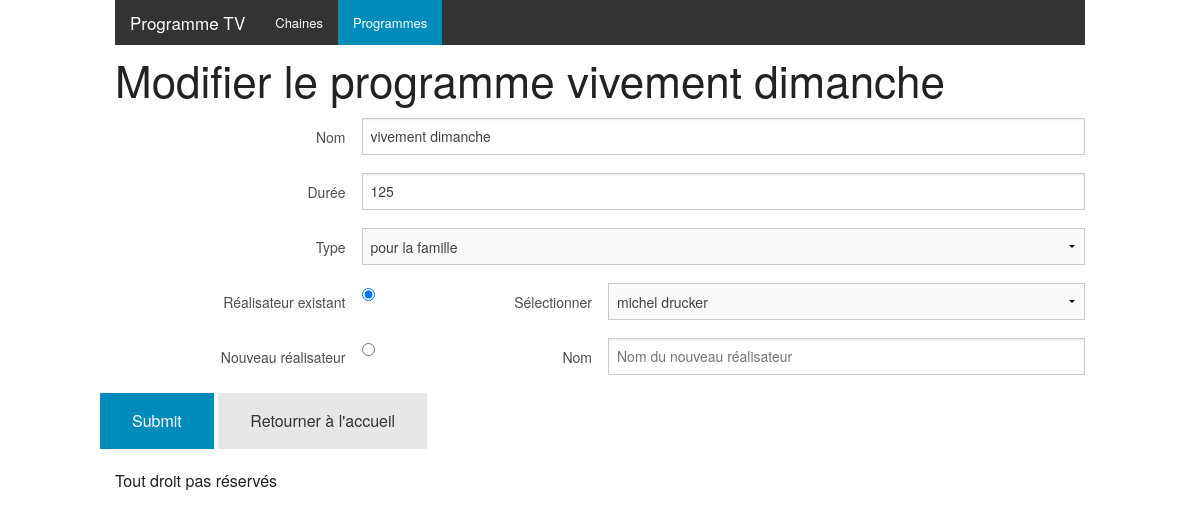
The page /programme/update/6 on the database its author committed.
### tables this page shows
CREATE TABLE IF NOT EXISTS `programmes` (
  `programme_id` smallint(6) NOT NULL AUTO_INCREMENT,
  `realisateur_id` smallint(6) NOT NULL,
  `type_id` smallint(10) NOT NULL,
  `duree` smallint(6) NOT NULL,
  `nom_programme` varchar(25) NOT NULL,
  PRIMARY KEY (`programme_id`),
  KEY `fk_programm_realiseur_id` (`realisateur_id`),
  KEY `fk_programm_type_id` (`type_id`)
);

### View/programme/formView.php (the view, shortened to what the rows shown need)
<div class="columns small-12">
    <h1><?= $action == 'post' ? 'Créer un programme' : 'Modifier le programme ' . $programmeDTO->getNomProgramme() ?></h1>
    <form method="post"
          action="<?= $action == 'post' ? '/programme/create' : '/programme/update/' . $programmeDTO->getProgrammeId() ?>">
        <div class="row">
            <div class="small-12 columns">
                <div class="row">
                    <div class="small-3 columns">
                        <label for="form-nomProgramme" class="right inline">Nom</label>
                    </div>
                    <div class="small-9 columns">
                        <input type="text" id="form-nomProgramme" name="nomProgramme" placeholder="Nom du programme"
                               required
                            <?= !empty($programmeDTO->getNomProgramme()) ? 'value="' . $programmeDTO->getNomProgramme() . '"' : '' ?> />
                    </div>
                </div>
                <div class="row">
                    <div class="small-3 columns">
                        <label for="form-duree" class="right inline">Durée</label>
                    </div>
                    <div class="small-9 columns">
                        <input type="number" id="form-duree" name="duree" placeholder="Durée du programme (en minutes)"
                            <?= !empty($programmeDTO->getDuree()) ? 'value="' . $programmeDTO->getDuree() . '"' : '' ?> />
                    </div>
                </div>
                <div class="row">
                    <div class="small-3 columns">
                        <label for="form-typeId" class="right inline">Type</label>
                    </div>
                    <div class="small-9 columns">
                        <select name="typeId" id="form-typeId">
                            <?php foreach ($availableTypes as $realisateur): ?>
                                <?php
                                $realisateurId = $realisateur->getTypeId();
                                $progRealisateurId = $programmeDTO->getTypeId();
                                $realisateurIdDTO = $programmeDTO->getTypeDiffusionDTO() != null ? $programmeDTO->getTypeDiffusionDTO()
                                                                                                                ->getTypeId() : null;
                                if ($progRealisateurId !== null && $realisateurId == $progRealisateurId ||
                                    $realisateurIdDTO !== null && $realisateurId == $realisateurIdDTO
                                ) {
                                    $selected = 'selected';
                                } else {
                                    $selected = '';
                                }
                                ?>
                                <option
                                    value="<?= $realisateurId ?>" <?= $selected ?>><?= $realisateur->getLibelle() ?></option>
                            <?php endforeach; ?>
                        </select>
                    </div>
                </div>
                <div class="row">
                    <div class="small-4 columns">
                        <div class="row">
                            <div class="small-9 columns">
                                <label for="form-realisateurChoiceOld" class="right inline">Réalisateur existant</label>
                            </div>
                            <div class="small-3 columns">
                                <input type="radio" id="form-realisateurChoiceOld" name="realisateurChoice" value="old"
                                       checked/>
                            </div>
                        </div>
                    </div>
                    <div class="small-8 columns">
                        <div class="row">
                            <div class="small-3 columns">
                                <label for="form-oldRealisateur" class="right inline">Sélectionner</label>
                            </div>
                            <div class="small-9 columns">
                                <select name="oldRealisateur" id="form-oldRealisateur">
                                    <?php foreach ($availableRealisateurs as $realisateur): ?>
                                        <?php
                                        $realisateurId = $realisateur->getRealisateurId();
                                        $progRealisateurId = $programmeDTO->getRealisateurId();
                                        $realisateurIdDTO = $programmeDTO->getRealisateurDTO() != null ? $programmeDTO->getRealisateurDTO()
                                                                                                                      ->getRealisateurId() : null;
                                        if ($progRealisateurId !== null && $realisateurId == $progRealisateurId ||
                                            $realisateurIdDTO !== null && $realisateurId == $realisateurIdDTO
                                        ) {
                                            $selected = 'selected';
                                        } else {
                                            $selected = '';
                                        }
                                        ?>
                                        <option
                                            value="<?= $realisateurId ?>" <?= $selected ?>><?= $realisateur->getNomRealisateur() ?></option>
                                    <?php endforeach; ?>
                                </select>
                            </div>
                        </div>
                    </div>
                </div>
                <div class="row">
                    <div class="small-4 columns">
                        <div class="row">
                            <div class="small-9 columns">
                                <label for="form-realisateurChoiceNew" class="right inline">Nouveau réalisateur</label>
                            </div>
                            <div class="small-3 columns">
                                <input type="radio" id="form-realisateurChoiceNew" name="realisateurChoice"
                                       value="new"/>
                            </div>
                        </div>
                    </div>
                    <div class="small-8 columns">
                        <div class="row">
                            <div class="small-3 columns">
                                <label for="form-newRealisateur" class="right inline">Nom</label>
                            </div>
                            <div class="small-9 columns">
                                <input type="text" id="form-newRealisateur" name="newRealisateur"
                                       placeholder="Nom du nouveau réalisateur"/>
                            </div>
                        </div>
                    </div>
                </div>
            </div>
        </div>
        <div class="row">
            <div class="small-12">
                <input type="submit" class="button"/>
                <a href="/" class="button secondary">Retourner à l'accueil</a>
            </div>
        </div>
    </form>
</div>

### Controller/Router.php (shortened to what the rows shown need)
<?php
class Router {
    private $config;
    public function __construct() {
        $this->config = [
            new RouterConfig('/chaines', 'Chaine', 'list'),
            new RouterConfig('/chaine/create', 'Chaine', 'create'),
            new RouterConfig('/chaine/update', 'Chaine', 'update', ['id']),
            new RouterConfig('/chaine/delete', 'Chaine', 'delete', ['id']),
            new RouterConfig('/chaine', 'Chaine', 'read', ['id']),
            new RouterConfig('/programmes', 'Programme', 'list'),
            new RouterConfig('/programme/create', 'Programme', 'create'),
            new RouterConfig('/programme/update', 'Programme', 'update', ['id']),
            new RouterConfig('/programme/delete', 'Programme', 'delete', ['id']),
            new RouterConfig('/programme', 'Programme', 'read', ['id']),
            new RouterConfig('/programmation/create', 'Programmation', 'create', [], ['by', 'id']),
            new RouterConfig('/programmation/delete', 'Programmation', 'delete', ['chaineId', 'programmeId', 'dateDiffusion'], ['by']),
            new RouterConfig('/', 'Chaine', 'list'),
        ];
    }
    public function routeRequest() {
        $pathInfo = !empty($_SERVER['PATH_INFO']) ? $_SERVER['PATH_INFO'] : '/';
        foreach ($this->config as $config) {
            if ($config->path === '/' && $pathInfo !== '/' && $pathInfo !== '') {
                (new ErrorController())->notFoundAction($_SERVER['PATH_INFO']);
            } else {
                $strpos = strpos($pathInfo, $config->path);
                if ($strpos === 0) {
                    $params = $this->extractParameters($pathInfo, $config);
                    $paramCount = count($params);
                    $requiredCount = count($config->required);
                    $optionalCount = count($config->optional);
                    if ($requiredCount <= $paramCount && $paramCount <= $requiredCount + $optionalCount) {
                        $parameters = $this->generateControllerParameters($paramCount, $params, $config);
                        $this->launchController($config, $parameters);
                        break;
                    } else {
                        throw new Exception('The number of argument for controller ' . $config->path . ' ' .
                            '(=> ' . $config->controller . '.' . $config->action . ') is invalid.');
                    }
                }
            }
        }
    }
    public function extractParameters($pathInfo, $config) {
        if ($pathInfo === $config->path || $pathInfo === $config->path . '/') {
            return [];
        } else {
            $params = explode('/', substr($pathInfo, strlen($config->path)));
            array_shift($params);
            return $params;
        }
    }
    public function generateControllerParameters($paramCount, $params, $config) {
        $requiredCount = count($config);
        $parameters = [];
        for ($i = 0; $i < $paramCount; $i++) {
            $param = $params[$i];
            if ($i < $requiredCount) {
                $parameters[$config->required[$i]] = $param;
            } else {
                $parameters[$config->optional[$i - $requiredCount]] = $param;
            }
        }
        return $parameters;
    }
    public function launchController($config, $parameters) {
        $controllerName = '\\Controller\\' . $config->controller . 'Controller';
        if (class_exists($controllerName)) {
            $controller = new $controllerName();
            $actionName = $config->action . 'Action';
            if (method_exists($controller, $actionName)) {
                $controller->$actionName($parameters);
            } else {
                throw new Exception('The method ' . $controllerName . '.' . $actionName . ' does not exists.');
            }
        } else {
            throw new Exception('The controller ' . $controllerName . ' does not exists.');
        }
    }
}
class RouterConfig {
    public function __construct($path, $controller, $action, $required = [], $optional = []) {
        $this->path = $path;
        $this->controller = $controller;
        $this->action = $action;
        $this->required = $required;
        $this->optional = $optional;
    }
}

### View/layout.php (shortened to what the rows shown need)
<!doctype html>
<html lang="fr">
    <head>
        <link rel="stylesheet" href="/tele/public/styles/foundation.min.css"/>
    </head>
    <body>
        <header>
            <div class="row">
                <div class="columns small-12">
                    <nav class="top-bar" data-topbar role="navigation">
                        <ul class="title-area">
                            <li class="name">
                                <h1><a href="/">Programme TV</a></h1>
                            </li>
                        </ul>
                        <section class="top-bar-section">
                            <ul class="left">
                                <?php $pathInfo = $_SERVER['PATH_INFO']; ?>
                                <?php $class = strpos($pathInfo, '/chaine') === 0 || $pathInfo === '/' ? 'class="active"' : ''; ?>
                                <li <?= $class ?>><a href="/">Chaines</a></li>
                                <?php $class = strpos($pathInfo, '/programme') === 0 ? 'class="active"' : ''; ?>
                                <li <?= $class ?>><a href="/programmes">Programmes</a></li>
                            </ul>
                        </section>
                    </nav>
                </div>
            </div>
        </header>
        <div class="row">
            <?= $content ?>
        </div>
        <footer>
            <div class="row">
                <div class="columns small-12">
                    Tout droit pas réservés
                </div>
            </div>
        </footer>
    </body>
</html>

### rows shown on the page
programmes: nom_programme "vivement dimanche", nomProgramme "vivement dimanche", duree "125"

### other values the page prints
form field typeId "pour la famille"
form field oldRealisateur "michel drucker"
